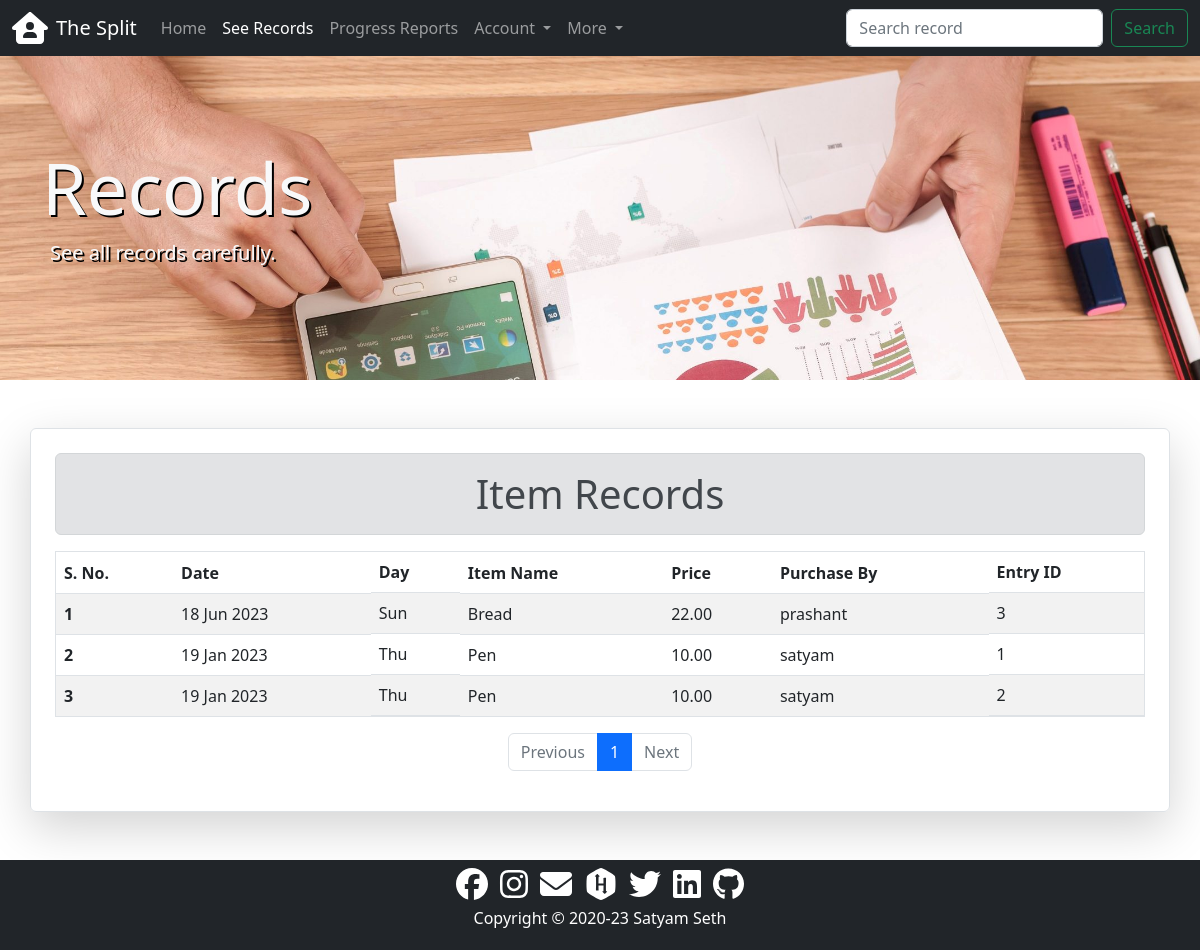
/records/records/, run on the app's committed database.
### records/models.py (models this page shows, shortened)
class Record(models.Model):
    item = models.CharField(max_length=50)
    price = models.DecimalField(
        decimal_places=2,
        max_digits=7,
        validators=[
            MinValueValidator(
                Decimal("0.01"),
            ),
        ],
    )
    purchaser = models.ForeignKey(
        to=settings.AUTH_USER_MODEL,
        on_delete=models.CASCADE,
        related_name="purchaser",
    )
    adder = models.ForeignKey(
        to=settings.AUTH_USER_MODEL,
        on_delete=models.SET_NULL,
        related_name="adder",
        null=True,
    )
    purchase_date = models.DateField()
    modified_on = models.DateTimeField(auto_now=True)
    created_on = models.DateTimeField(auto_now_add=True)

### records/views.py (the view)
# urls.py: path("records/", views.RecordListView.as_view(), name="records"),
class RecordListView(ListView):
    model = Record
    paginate_by = 20
    paginate_orphans = 10
    ordering = ["-purchase_date"]
    extra_context = {"records_active": "active"}

### records/templates/records/record_list.html (shortened to what this page needs)
{% extends 'core/base.html' %}
{% load static %}
{% block css %}
<link rel="stylesheet" href="{% static 'records/css/style.css' %}">
{% endblock %}
{% block content %}
<div class="container-fluid py-5 my-5 {% if records_active %} records {% endif %}" {% if not records_active %} style="background-image: url('{{user.profile.cover_photo.url}}');" {% endif %}>
  <div class="container py-5 text-light">
    <div>
      <h1 class="display-2">{{user.get_full_name|title}} Records</h1>
    </div>
    <div class="lead">
      <p class="ps-2">See all records carefully.</p>
    </div>
  </div>
</div>
<div class="container shadow-lg p-4 mb-5 rounded border">
  <h1 class="text-center alert alert-secondary">Item Records</h1>
  {% if record_list %}
  <div class="table-responsive">
    <table class="table table-hover table-striped border">
      <thead>
        <tr>
          <th scope="col">S. No.</th>
          <th scope="col">Date</th>
          <th scope="col" class="d-none d-sm-block">Day</th>
          <th scope="col">Item Name</th>
          <th scope="col">Price</th>
          <th scope="col">Purchase By</th>
          <th scope="col" class="d-none d-sm-block">Entry ID</th>
        </tr>
      </thead>
      <tbody>
        {% for record in record_list %}
        <tr>
          <th scope="row">{{forloop.counter0|add:page_obj.start_index }}</th>
          <td>{{record.purchase_date|date:"d M Y"}}</td>
          <td class="d-none d-sm-block">{{record.purchase_date|date:"D"}}</td>
          <td>{{record.item|capfirst}}</td>
          <td>{{record.price}}</td>
          <td>{{record.purchaser}}</td>
          <td class="d-none d-sm-block">{{record.id}}</td>
        </tr>
        {% endfor %}
      </tbody>
    </table>
    <div>
      {% include 'core/pagination.html' %}
    </div>
  </div>
  {% else %}
  <h4 class="text-center alert alert-warning">No Records Found</h4>
  {% endif %}
</div>
{% endblock content %}

### records/static/records/css/style.css (style rules this page uses)
.records { background-image: url("../images/records.jpg"); background-color: dimgrey; background-size: cover; height: 100%; text-shadow: 2px 2px black; }

### data on the page
Record: purchase_date "18 Jun 2023", purchase_date "Sun", item "Bread", price "22.00", purchaser "prashant", id "3"
Record: purchase_date "19 Jan 2023", purchase_date "Thu", item "Pen", price "10.00", purchaser "satyam", id "1"
Record: purchase_date "19 Jan 2023", purchase_date "Thu", item "Pen", price "10.00", purchaser "satyam", id "2"

### other printed values
{{ i }} "1"
